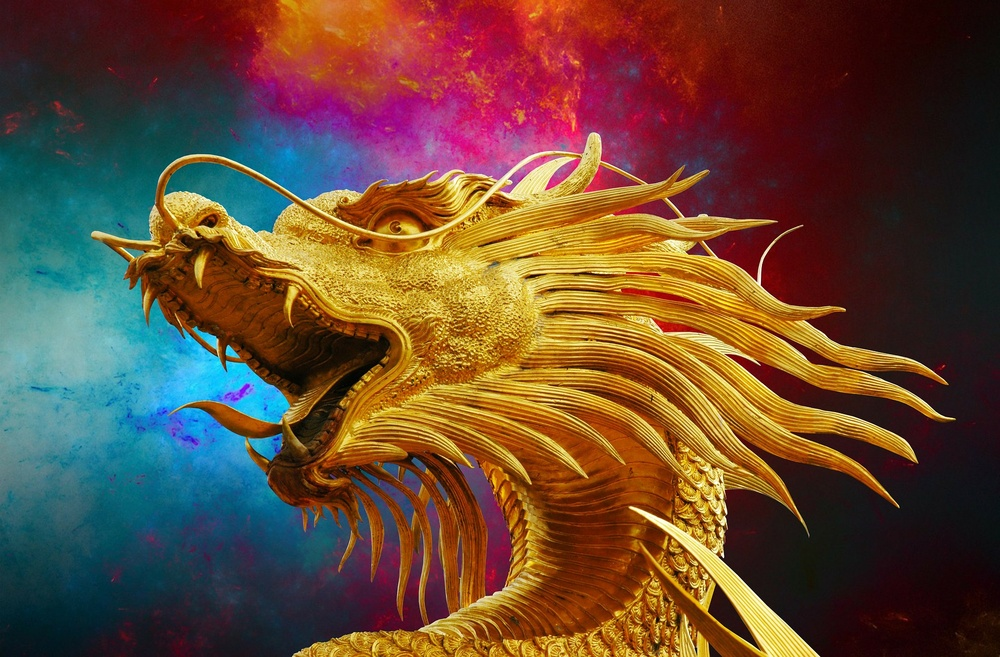
#> input picture dragon.jpg, 1000 x 657 px, shrunk from 1920 x 1261 before the run
$ python dithering.py
#> lines starting #> are read from the running program, lines starting #| are printed output that depends on the picture
from PIL import Image
import numpy as np

findClosestColor = lambda value: int(round(value/16.0))*16

image = Image.open('dragon.jpg')
#> image is the input picture: PIL image 1000x657 RGB; mean R, G, B 102.3, 72.6, 52.5
imageData = np.asarray(image).copy()
for i, line in enumerate(imageData):
    for j, pixel in enumerate(line):
        oldPixel = pixel.copy()
        imageData[i][j] = np.array([findClosestColor(val) for val in pixel])
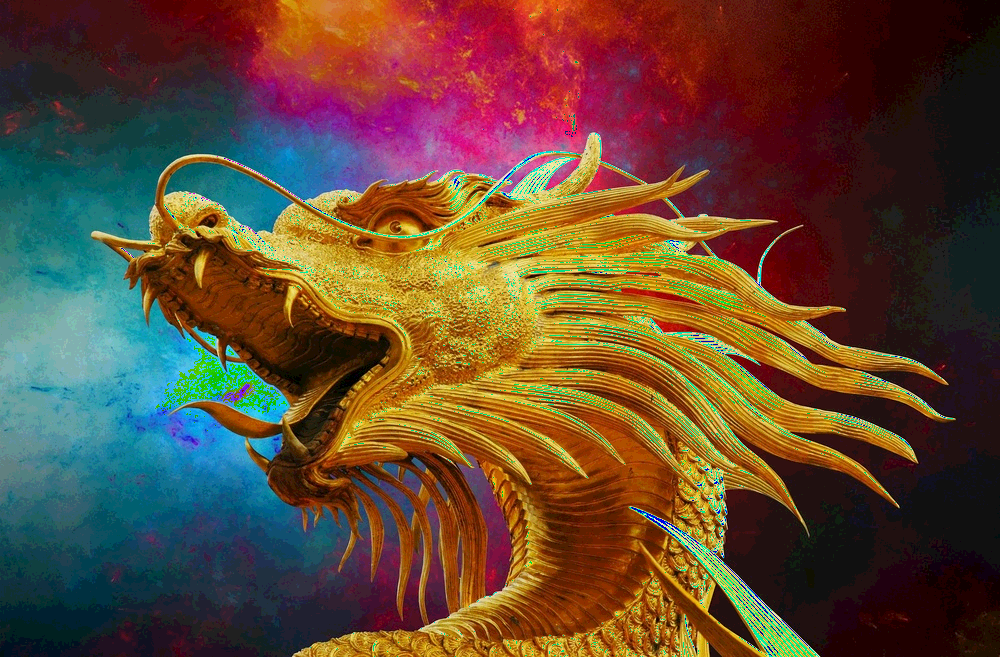
#> imageData: shape (657, 1000, 3); mean R, G, B 97.6, 71.8, 51.3
Image.fromarray(imageData).save('dragonReducedColor.jpg')
